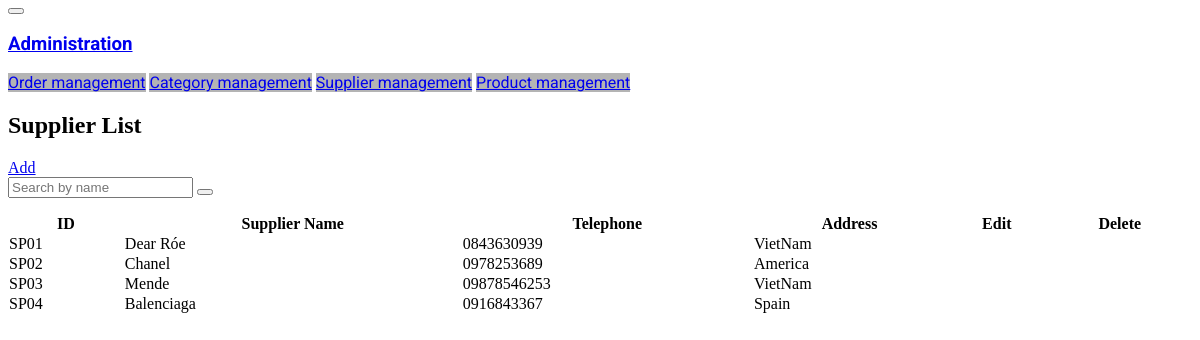
The app's page /admin/supplier/list.php, older data.
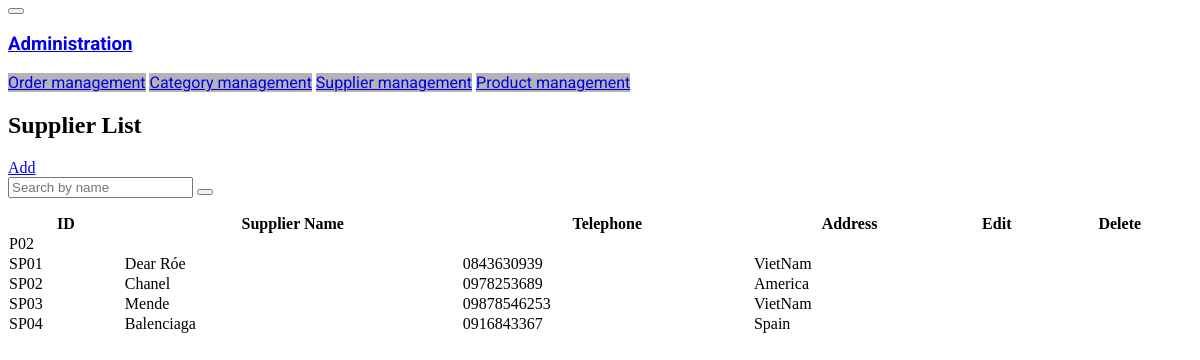
The same page, newer data.
### tables this page shows
CREATE TABLE `supplier` (
  `id` varchar(10) NOT NULL,
  `name` varchar(20) NOT NULL,
  `phone` varchar(12) NOT NULL,
  `address` varchar(255) NOT NULL
);

### admin/supplier/list.php (the view, shortened to what this page needs)
<section class="row">
    <?php
    include_once 'admin/nav.php';
    ?>
    <div class="col-lg-10 col-md-9 col-12">
        <div class="pt-2 mb-2">
            <h1 class="text-center">Supplier List</h1>
            <div class="text-center mb-2 row">
                <div class="col-6 d-flex justify-content-start align-items-center">
                    <a href="?page=addSupplier" class="btn btn-outline-dark"><i class="bi bi-plus-circle pe-2"></i>Add</a>
                </div>
                <div class="col-6 d-flex justify-content-end align-items-center">
                    <form action="/manage/supplier" method="GET" class="d-flex input-group w-auto">
                        <input name="search" type="search" class="form-control" placeholder="Search by name" aria-label="Search" aria-describedby="search-addon" />
                        <button class="btn btn-secondary searching" type="submit"><i class="bi bi-search"></i></button>
                    </form>
                </div>
            </div>
            <table class="table table-striped table-bordered m-0" cellspacing="0" width="100%">
                <thead class="justify-content-md-between justify-content-sm-center align-content-center border-bottom border-2 my-2 bg-dark text-light p-3 rounded-3">
                    <tr class="text-center">
                        <th>
                            <strong>ID</strong>
                        </th>
                        <th>
                            <strong>Supplier Name</strong>
                        </th>
                        <th>
                            <strong>Telephone</strong>
                        </th>
                        <th>
                            <strong>Address</strong>
                        </th>
                        <th>
                            <strong>Edit</strong>
                        </th>
                        <th>
                            <strong>Delete</strong>
                        </th>
                    </tr>
                </thead>
                <tbody class="justify-content-md-between justify-content-sm-center border-bottom border-2 my-2 bg-light p-2 rounded-3">
                    <?php
                    $c = new Connect();
                    $dblink = $c->connectToMySQL();
                    $sql = "SELECT * FROM `supplier`";
                    $stmt = $dblink->query($sql);
                    while ($row = $stmt->fetch_assoc()) :
                    ?>
                        <tr>
                            <td class="text-center align-middle"><?= $row['id'] ?></td>
                            <td class="text-center align-middle"><?= $row['name'] ?></td>
                            <td class="text-center align-middle"><?= $row['phone'] ?></td>
                            <td class="align-middle"><?= $row['address'] ?></td>
                            <td class="text-center align-middle">
                            </td>
                            <td class="text-center align-middle">
                            </td>
                        </tr>
                    <?php
                    endwhile;
                    ?>
                </tbody>
            </table>
        </div>
    </div>
</section>

### admin/nav.php (shortened to what this page needs)
<div class="col-lg-2 col-md-3 content-left pe-0">
    <nav class="navbar navbar-expand-md navbar-light">
        <button class="navbar-toggler" type="button" data-toggle="collapse" data-target="#sidebarMenu"><span class="navbar-toggler-icon"></span></button>
        <a class="font-family nav-link px-0" href="/manage">
            <h3 class="fw-bold">Administration</h3>
        </a>
    </nav>
    <nav id="sidebarMenu" class="collapse d-md-block">
        <div class="position-sticky">
            <div class="font-family list-group list-group-flush">
                <a href="?page=order" class="list-group-item list-group-item-action py-4 text-light">Order
                    management</a>
                <a href="?page=category" class="list-group-item list-group-item-action py-4 text-light">Category
                    management</a>
                <a href="?page=supplier" class="list-group-item list-group-item-action py-4 text-light">Supplier
                    management</a>
                <a href="?page=productManagement" class="list-group-item list-group-item-action py-4 text-light">Product
                    management</a>
            </div>
        </div>
    </nav>
</div>

### admin/nav.php (style rules this page uses)
.font-family { font-family: 'Roboto', sans-serif; }
a.list-group-item { background-color: rgb(180, 180, 180); }

Row changes from the older to the newer data that the page shows:
added supplier: id "P02"
